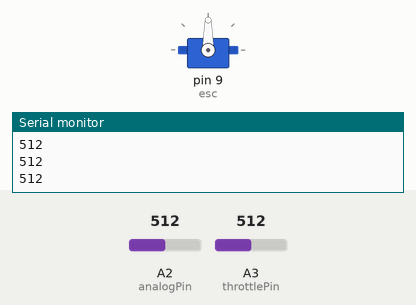
Simulated run of this sketch. Board: Arduino Uno, built with avr-gcc and run on an emulated ATmega328P. On the bench: servo, the last lines printed to the serial monitor. The inputs (shaded band) are chosen by the test bench; at power-on: A2 (analogPin) = 512, A3 (throttlePin) = 512.

Above: at 1.2 s.
1.3 s: A2 (analogPin) set to 70
At 1.9 s:
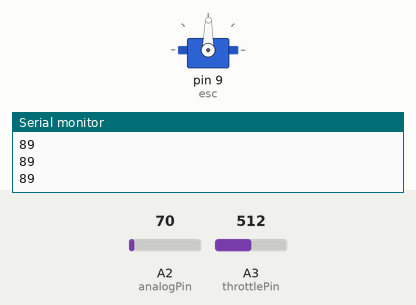
2.8 s: A3 (throttlePin) set to 716
At 3.1 s:
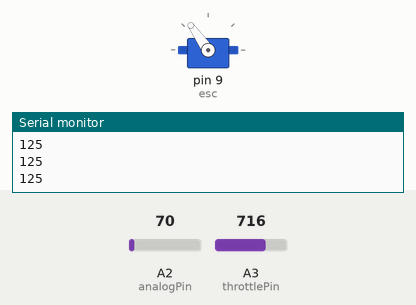
4.3 s: A3 (throttlePin) set to 900
At 5.4 s:
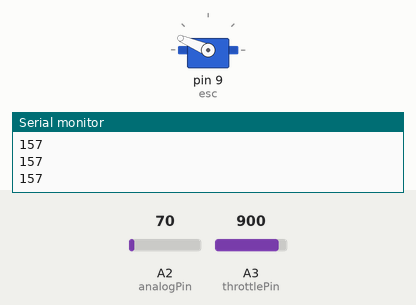
5.8 s: A3 (throttlePin) set to 1023
At 6.6 s:
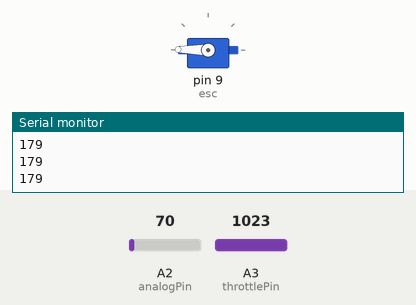
7.3 s: A3 (throttlePin) set to 306
At 7.6 s:
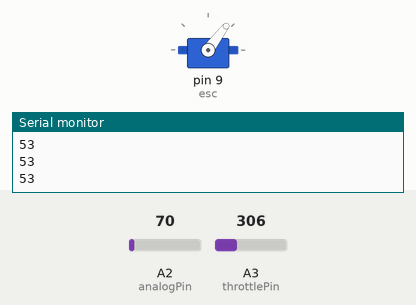
8.8 s: A3 (throttlePin) set to 122
At 10.1 s:
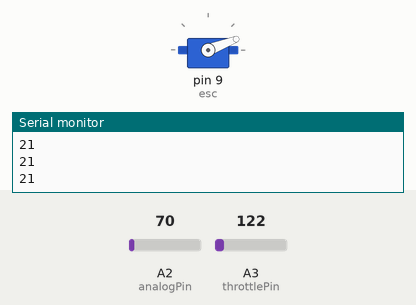
Timing chart, 0 to 11.3 s (numbered marks = the images above; inputs shaded):
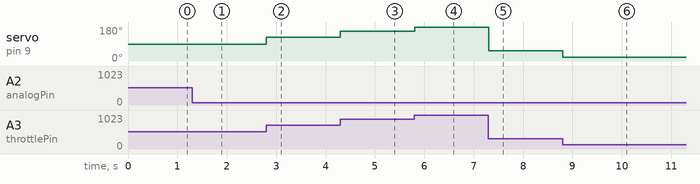

Measured:
- after the input at 1.3 s, servo on pin 9 (esc): 90° → 89° at once
- after the input at 2.8 s, servo on pin 9 (esc): 89° → 125° at once
- after the input at 4.3 s, servo on pin 9 (esc): 125° → 157° at once
- after the input at 5.8 s, servo on pin 9 (esc): 157° → 179° at once
- after the input at 7.3 s, servo on pin 9 (esc): 179° → 53° at once
- after the input at 8.8 s, servo on pin 9 (esc): 53° → 21° at once

The sketch:

esc_servo_code2.ino
```cpp
#include <Servo.h>
Servo esc;
int analogPin = 2;
int throttlePin = 3;
int val = 0;

void setup()
{
  Serial.begin(9600);
  esc.attach(9);
}

void loop()
{
  val = analogRead(analogPin);     // read the input pin
  //Serial.println(val);

  if (val <=80)
  {
      int throttle = analogRead(throttlePin);
      throttle = map(throttle, 0, 1023, 0, 179);
      esc.write(throttle);
      Serial.println (throttle);
      }
   else {
    Serial.println (val);
    }


}
```
